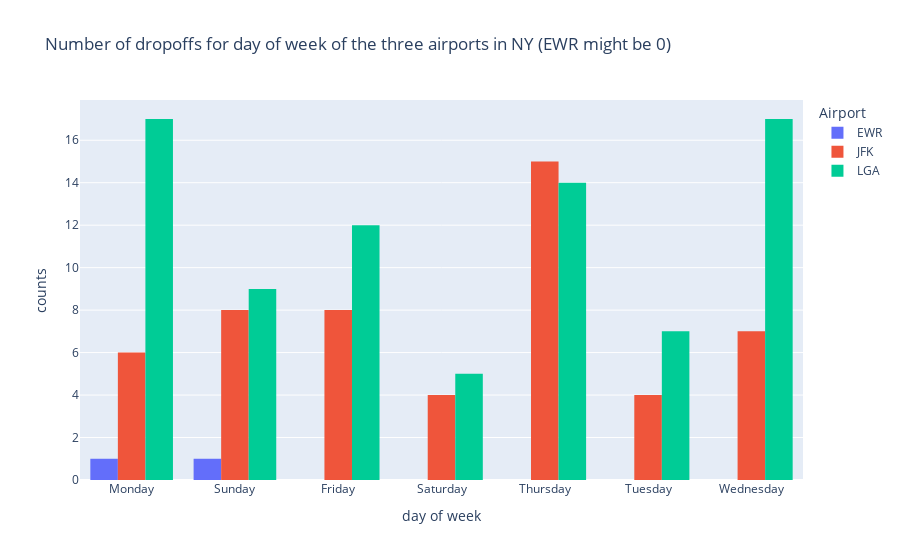

Notebook code cell kept with this figure:
### Code cell
ewr_df, jfk_df, lga_df = get_airports_dataframes()
plot_airports_dropoff(ewr_df, jfk_df, lga_df)

# Fix the Ploty diagram not display in Github
Image(filename="plot3.png")

### Figure 1 — Plotly figure (JSON) as saved in the notebook; plotly's stock layout.template omitted (floating-point values rounded to 4 significant figures)
{"data": [{"histfunc": "count", "name": "EWR", "type": "histogram", "x": ["Monday", "Sunday"]}, {"histfunc": "count", "name": "JFK", "type": "histogram", "x": ["Friday", "Friday", "Friday", "Friday", "Friday", "Friday", "Friday", "Friday", "Monday", "Monday", "Monday", "Monday", "Monday", "Monday", "Saturday", "Saturday", "Saturday", "Saturday", "Sunday", "Sunday", "Sunday", "Sunday", "Sunday", "Sunday", "Sunday", "Sunday", "Thursday", "Thursday", "Thursday", "Thursday", "Thursday", "Thursday", "Thursday", "Thursday", "Thursday", "Thursday", "Thursday", "Thursday", "Thursday", "Thursday", "Thursday", "Tuesday", "Tuesday", "Tuesday", "Tuesday", "Wednesday", "Wednesday", "Wednesday", "Wednesday", "Wednesday", "Wednesday", "Wednesday"]}, {"histfunc": "count", "name": "LGA", "type": "histogram", "x": ["Friday", "Friday", "Friday", "Friday", "Friday", "Friday", "Friday", "Friday", "Friday", "Friday", "Friday", "Friday", "Monday", "Monday", "Monday", "Monday", "Monday", "Monday", "Monday", "Monday", "Monday", "Monday", "Monday", "Monday", "Monday", "Monday", "Monday", "Monday", "Monday", "Saturday", "Saturday", "Saturday", "Saturday", "Saturday", "Sunday", "Sunday", "Sunday", "Sunday", "Sunday", "Sunday", "Sunday", "Sunday", "Sunday", "Thursday", "Thursday", "Thursday", "Thursday", "Thursday", "Thursday", "Thursday", "Thursday", "Thursday", "Thursday", "Thursday", "Thursday", "Thursday", "Thursday", "Tuesday", "Tuesday", "Tuesday", "Tuesday", "Tuesday", "Tuesday", "Tuesday", "Wednesday", "Wednesday", "Wednesday", "Wednesday", "Wednesday", "Wednesday", "Wednesday", "Wednesday", "Wednesday", "Wednesday", "Wednesday", "Wednesday", "Wednesday", "Wednesday", "Wednesday", "Wednesday", "Wednesday"]}], "layout": {"legend": {"title": {"text": "Airport"}}, "title": {"text": "Number of dropoffs for day of week of the three airports in NY (EWR might be 0)"}, "xaxis": {"title": {"text": "day of week"}}, "yaxis": {"title": {"text": "counts"}}}}
